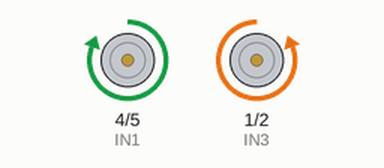
Recording of a sketch running on a simulated Arduino Uno, built with avr-gcc and run on an emulated ATmega328P. Shown: motor-driver pin pairs drawn as motors (green arrow = first pin HIGH = forward, orange = second pin HIGH = backward, longer = more drive, scaled by the enable pin).

Above: at 1.5 s.
At 4.5 s:
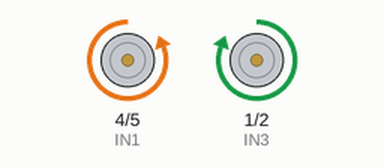
Timing chart, 0 to 7.8 s (numbered marks = the images above):
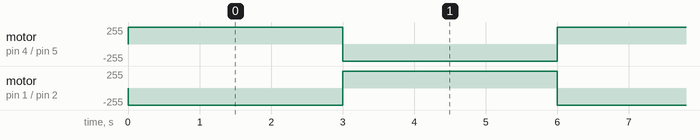

The sketch:

L298N_motorDriver.ino
```cpp
int IN1=4;
int IN2=5;
int IN3=1;
int IN4=2;

int ENB=9;
int ENA=10;
void setup(){
pinMode(IN1, OUTPUT);
pinMode(IN2, OUTPUT);
pinMode(IN3, OUTPUT);
pinMode(IN4, OUTPUT);
pinMode(ENA, OUTPUT);
pinMode(ENB, OUTPUT);
}
void loop(){
   analogWrite(ENA, 255);
   analogWrite(ENB, 255);
  //forward
  digitalWrite(IN1, HIGH);
  digitalWrite(IN2,LOW);
  digitalWrite(IN3,LOW);
  digitalWrite(IN4,HIGH);

  delay(3000);
  //reverse
  digitalWrite(IN1, LOW);
  digitalWrite(IN2, HIGH);
  digitalWrite(IN3,HIGH);
  digitalWrite(IN4,LOW);
  delay(3000);
}
```

Measured:
- by itself, motor on pin 4 (IN1) / pin 5 (IN2), motor on pin 1 (IN3) / pin 2 (IN4): alternates forward 255/255 for 3.0 s and backward 255/255 for 3.0 s
